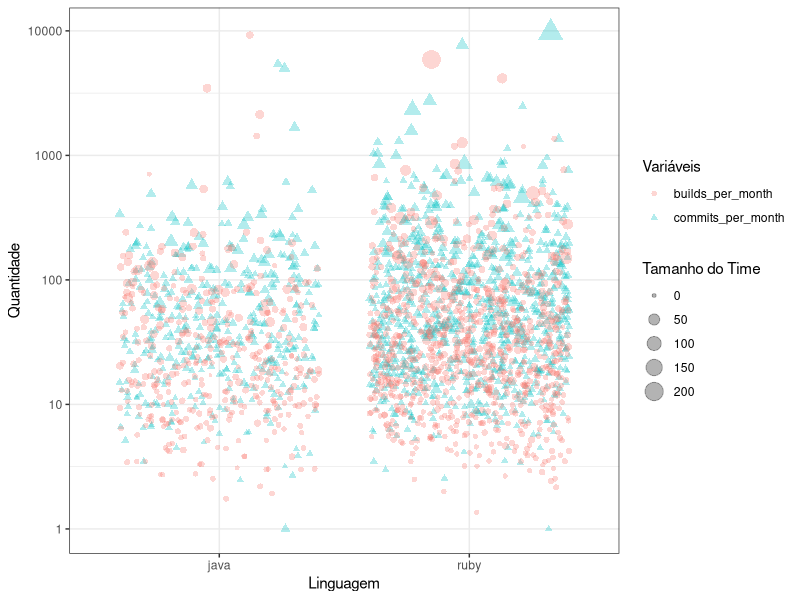
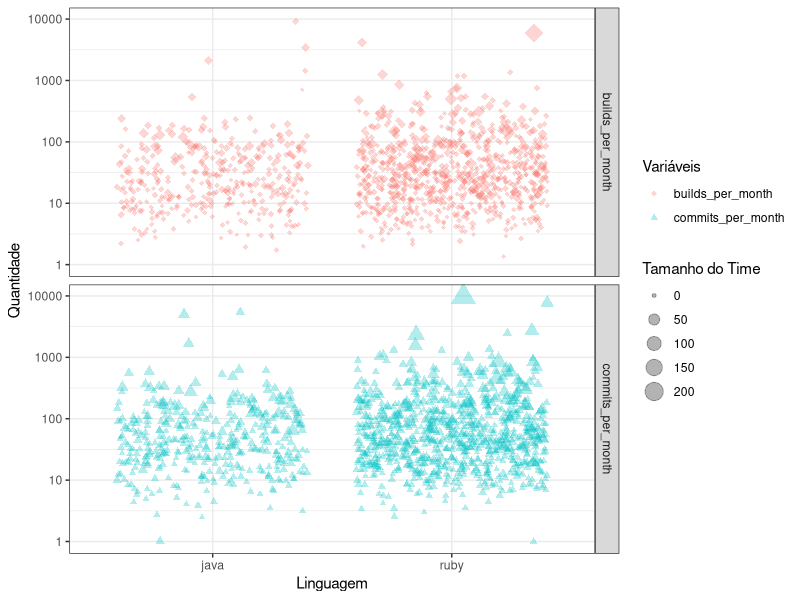
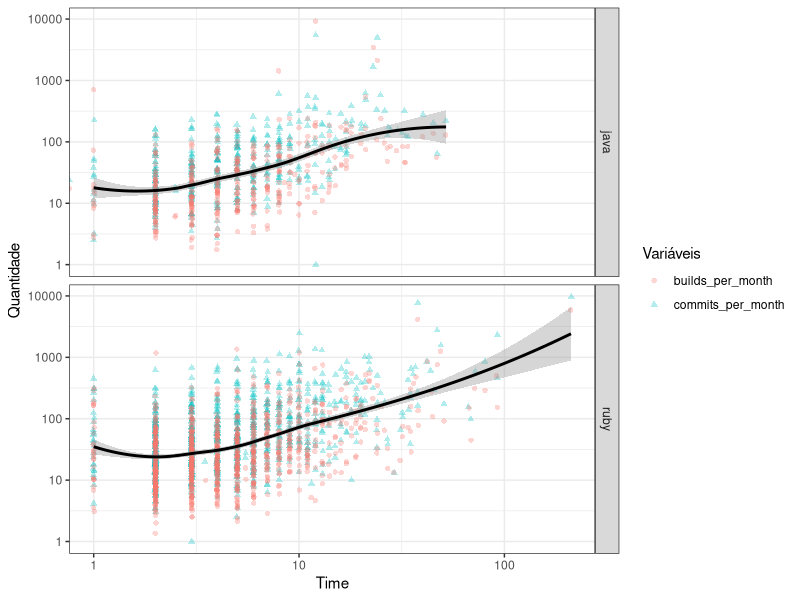
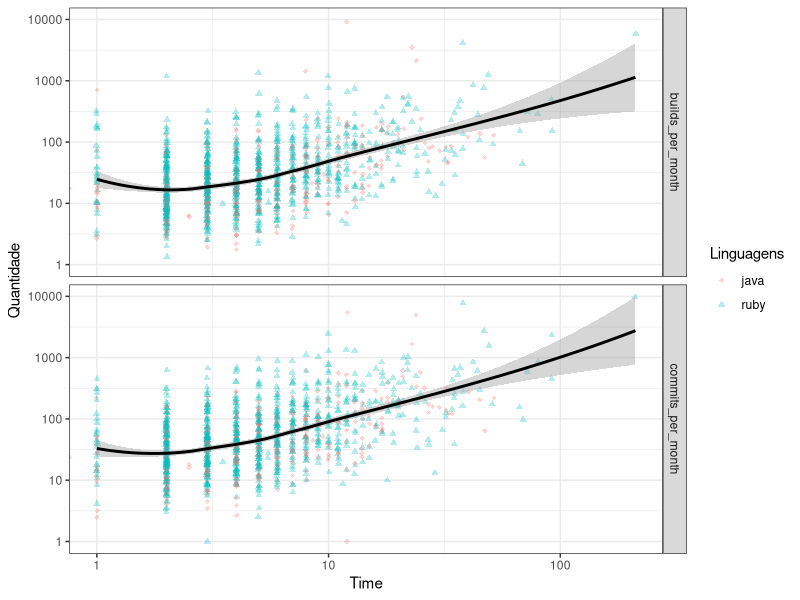
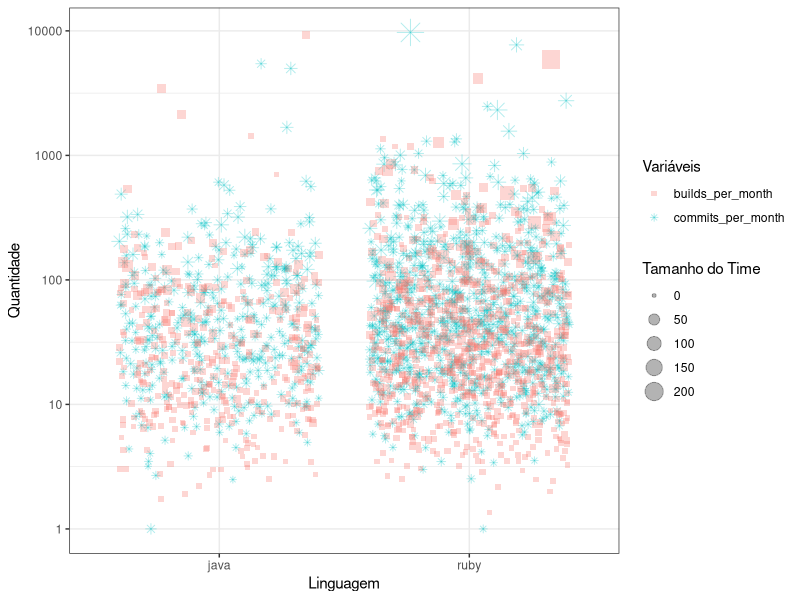
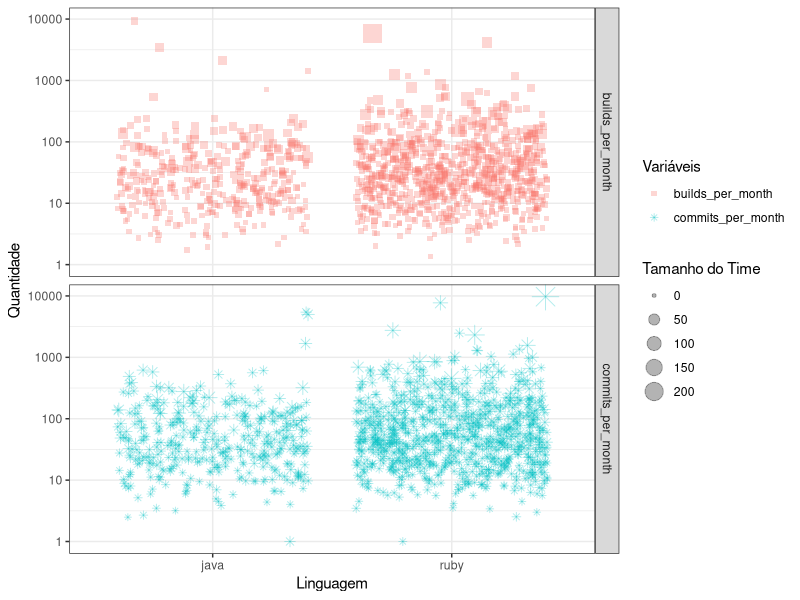

The R script that drew these images, in order:
## ---- chunk 1
suppressMessages(library("tidyverse"))
suppressMessages(library("here"))
suppressMessages(library("ggplot2"))
library(tidyverse)
library(here)
library(knitr)
library(ggplot2)
library(dplyr)
theme_set(theme_bw())

## ---- chunk 2
checkpoint1 = read_csv(here::here("data/projetos.csv"))
## ---- chunk 3
checkpoint1 = checkpoint1 %>% 
    filter(lang != "javascript")
## ---- chunk 4
projetos = checkpoint1 %>% gather(quant_type, quant, commits_per_month, builds_per_month)
projetos %>% 
    ggplot(aes(x = lang, y = quant)) +
    labs(x = "Linguagem", y = "Quantidade", color = "Variáveis", shape = "Variáveis", size = "Tamanho do Time") +
    geom_jitter(aes(color = quant_type, shape = quant_type, size = team), alpha = 0.3) +
    scale_y_log10()

## ---- chunk 5

projetos = checkpoint1 %>% gather(quant_type, quant, commits_per_month, builds_per_month)
projetos %>% 
    ggplot(aes(x = lang, y = quant)) +
    labs(x = "Linguagem", y = "Quantidade", color = "Variáveis", shape = "Variáveis", size = "Tamanho do Time") +
    facet_grid(quant_type ~ .)+
    geom_jitter(aes(color = quant_type, shape = quant_type, size = team), alpha = 0.3) +
    scale_shape_manual(values=c(18,17))+
    scale_y_log10()

## ---- chunk 6
projetos = checkpoint1 %>% gather(quant_type, quant, commits_per_month, builds_per_month)
projetos %>% 
    ggplot(aes(x = team, y = quant)) +
    labs(x = "Time", y = "Quantidade", color = "Variáveis", shape = "Variáveis") +
    facet_grid(lang ~ .) +
    geom_jitter(aes(color = quant_type, shape = quant_type), alpha = 0.3) +
    geom_smooth(method = 'loess', colour="black")+
    scale_y_log10() +
    scale_x_log10()

## ---- chunk 7
projetos = checkpoint1 %>% gather(quant_type, quant, commits_per_month, builds_per_month)
projetos %>% 
    ggplot(aes(x = team, y = quant)) +
    labs(x = "Time", y = "Quantidade", color = "Linguagens", shape = "Linguagens") +
    facet_grid(quant_type ~ .) +
    geom_jitter(aes(color = lang, shape = lang),alpha = 0.3) +
    scale_shape_manual(values=c(18,17))+
    geom_smooth(method = 'loess', colour="black")+
    scale_y_log10() +
    scale_x_log10()

## ---- chunk 8
projetos = checkpoint1 %>% gather(quant_type, quant, commits_per_month, builds_per_month)
projetos %>% 
    ggplot(aes(x = lang, y = quant)) +
    labs(x = "Linguagem", y = "Quantidade", color = "Variáveis", shape = "Variáveis", size = "Tamanho do Time") +
    geom_jitter(aes(color = quant_type, shape = quant_type, size = team), alpha = 0.3) +
    scale_shape_manual(values=c(15,8))+
    scale_y_log10()

## ---- chunk 9

projetos = checkpoint1 %>% gather(quant_type, quant, commits_per_month, builds_per_month)
projetos %>% 
    ggplot(aes(x = lang, y = quant)) +
    labs(x = "Linguagem", y = "Quantidade", color = "Variáveis", shape = "Variáveis", size = "Tamanho do Time") +
    facet_grid(quant_type ~ .)+
    geom_jitter(aes(color = quant_type, shape = quant_type, size = team), alpha = 0.3) +
    scale_shape_manual(values=c(15,8))+
    scale_y_log10()

